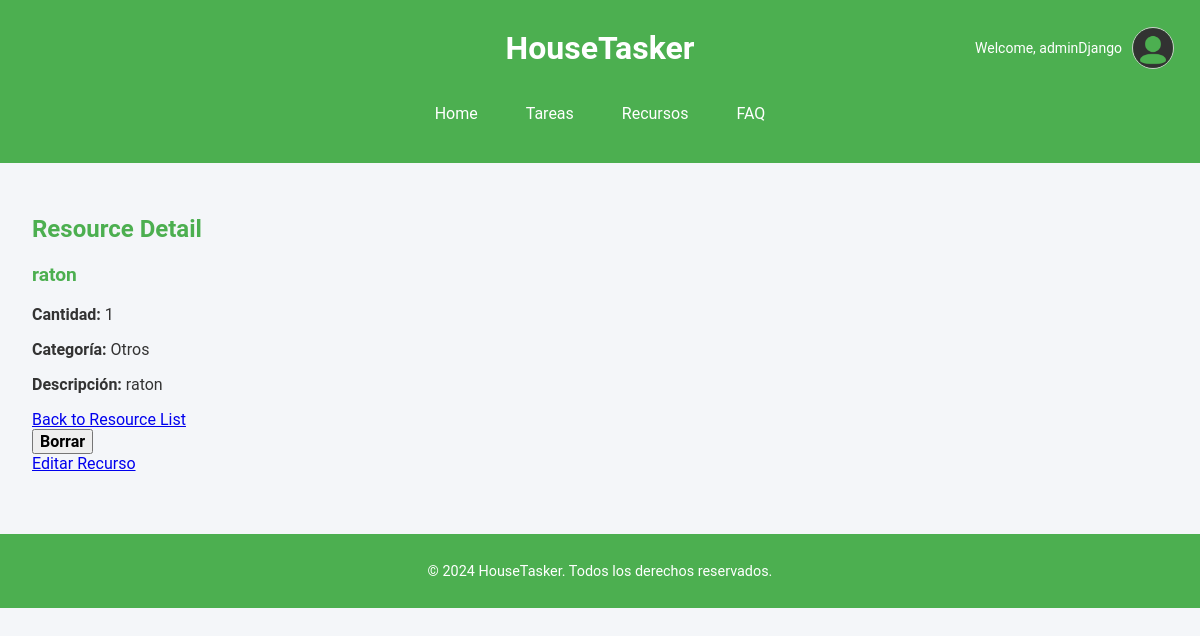
The page /resources/1/ (signed in) on the database its author committed.
### appHouseTasker/models.py (models this page shows, shortened)
class CustomUser(AbstractUser):
    profile_image = models.ImageField(upload_to='profile-pictures/', blank=True, null=True)

class Resource(models.Model):
    CATEGORY_CHOICES = [
        ('cleaning', 'Limpieza'),
        ('vehicle', 'Vehículo'),
        ('kitchen', 'Cocina'),
        ('others', 'Otros'),
    ]
    name = models.CharField(max_length=100, unique=True, help_text="Nombre del recurso, e.g., Jabon, Coche, Llaves.")
    description = models.TextField(blank=True, help_text="Descripción opcional del recurso y sus características.")
    quantity = models.PositiveIntegerField(default=1, help_text="Cantidad disponible de este recurso.")
    category = models.CharField(max_length=50, choices=CATEGORY_CHOICES, default='others', help_text="Categoría del recurso.")
    is_available = models.BooleanField(default=True, help_text="Indica si el recurso está disponible para uso.")

### appHouseTasker/views.py (the view)
# urls.py: path('resources/<int:resource_id>/', views.resource_detail, name='resource_detail'),  # View resources details
@login_required
def resource_detail(request, resource_id):
    resource = get_object_or_404(Resource, pk=resource_id)
    return render(request, 'resource_detail.html', {'resource': resource})

### appHouseTasker/templates/resource_detail.html (shortened to what this page needs)
{% extends "base.html" %}
{% block main %}
	{% if resource %}
		<h2>Resource Detail</h2>
		<h3>{{ resource.name }}</h3>
		<p><strong>Cantidad:</strong> {{ resource.quantity }}</p>
		<p><strong>Categoría:</strong> {{ resource.get_category_display }}</p>
		<p><strong>Descripción:</strong> {{ resource.description }}</p>
		<a href="{% url 'resource_list' %}">Back to Resource List</a>
		<form action="{% url 'resource_delete' resource.id %}" method="post">
			<button type="submit" class="btn btn-danger">Borrar</button>
		</form>
		<div class="edit-resource-button-container">
			<a href="{% url 'resource_edit' resource.id %}" class="edit-resource-button">Editar Recurso</a>
		</div>
	{% else %}
		<p>No existe esta tarea.</p>
	{% endif %}
{% endblock %}

### appHouseTasker/templates/base.html (shortened to what this page needs)
{% load static %}
<!DOCTYPE html>
<html lang="es">
	<head>
		<link rel="stylesheet" href="{% static 'css/ht.css' %}">
		<link rel="stylesheet" href="{% static 'css/fonts.css' %}">
	</head>
	<body>
		<header>
            <div class="header-container">
                <h1>{% block header-title %}HouseTasker{% endblock %}</h1>
                <div class="user-info">
                    {% if user.is_authenticated %}
                        <div class="profile">
                            <p>Welcome, {{ user.username }}</p>
                            {% if user.profile_image %}
                                <img src="{{ user.profile_image.url }}" alt="Profile picture" class="profile-pic">
                            {% else %}
                                <img src="{% static 'img/default_pfp.png' %}" alt="Default profile picture" class="profile-pic">
                            {% endif %}
                        </div>
                    {% endif %}
                </div>
            </div>
            <nav>
                {% block nav %}
                <a href="{% url 'home' %}">Home</a>
                <a href="{% url 'task_list' %}">Tareas</a>
                <a href="{% url 'resource_list' %}">Recursos</a>
                <a href="FAQ.html">FAQ</a>
                {% endblock %}
            </nav>
        </header>
		<main>
			{% block main %}
			{% endblock %}
		</main>
		<footer>
			<p>© 2024 HouseTasker. Todos los derechos reservados.</p>
		</footer>
	</body>
</html>

### appHouseTasker/static/css/ht.css (style rules this page uses)
body, html { font-family: Arial, sans-serif; margin: 0; padding: 0; color: #333; background-color: #f4f6f9; }
header, footer { background-color: #4CAF50; color: white; text-align: center; padding: 1em; }
h1 { font-size: 2em; margin: 0; }
h2, h3 { color: #4CAF50; }
main { padding: 2em; }
nav { display: flex; justify-content: center; gap: 1em; margin: 1em 0; }
nav a { color: white; text-decoration: none; padding: 0.5em 1em; }
footer { margin-top: 2em; font-size: 0.9em; }
.header-container { display: grid; grid-template-columns: 1fr auto 1fr; align-items: center; padding: 10px; position: relative; }
.header-container h1 { grid-column: 2; text-align: center; margin: 0; }
.user-info { grid-column: 3; justify-self: end; }
.user-info .profile { display: flex; align-items: center; }
.user-info .profile p { margin-right: 10px; font-size: 14px; }
.profile-pic { width: 40px; height: 40px; border-radius: 50%; border: 1px solid #ccc; }

### rows shown on the page
CustomUser: username "adminDjango"
Resource: name "raton", quantity "1", category "Otros", description "raton"
